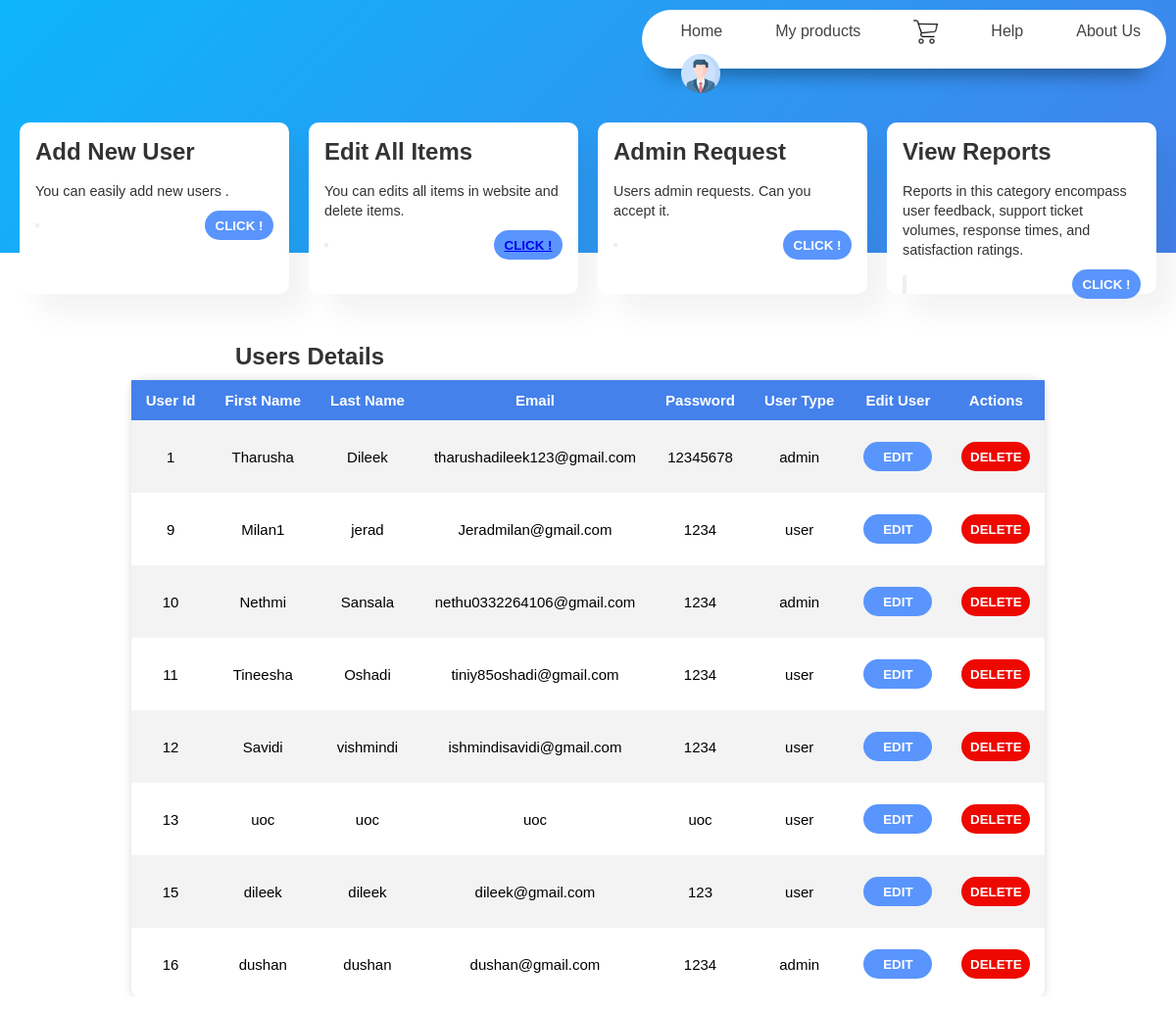
The app's page /admin.php with its own data.
### tables this page shows
CREATE TABLE `users` (
  `userId` int(6) NOT NULL,
  `firstName` varchar(32) NOT NULL,
  `lastName` varchar(32) NOT NULL,
  `email` varchar(64) NOT NULL,
  `password` varchar(128) NOT NULL,
  `userType` enum('user','admin') NOT NULL,
  `profilePic` varchar(128) DEFAULT NULL,
  `address` varchar(128) DEFAULT NULL,
  `mobileNumber` int(10) DEFAULT NULL,
  `bankAccount` varchar(32) DEFAULT NULL
);

### admin.php (the view, shortened to what this page needs)
<?php
include "header.php";
?>
<div class="bghead"></div>
  <div class="card-pannel">
    <div class="feature-card">
        <span class="title-card">Add New User</span>
        <p class="description">You can easily add new users . </p>
        <div class="actions">
            <button class="pref">
            </button>
            <button class="accept">
                Click !
            </button>
        </div>
    </div>
    <div class="feature-card">
        <span class="title-card">Edit All Items</span>
        <p class="description">You can edits all items in website and delete items. </p>
        <div class="actions">
            <button class="pref">
            </button>
            <button class="accept">
              <a href="allitems.php">Click !</a>
            </button>
        </div>
    </div>
    <div class="feature-card">
        <span class="title-card">Admin Request</span>
        <p class="description">Users admin requests. Can you accept it. </p>
        <div class="actions">
            <button class="pref">
            </button>
            <button class="accept">
              Click !
            </button>
        </div>
    </div>
    <div class="feature-card">
        <span class="title-card">View Reports</span>
        <p class="description"> Reports in this category encompass user feedback, support ticket volumes, response times, and satisfaction ratings. </p>
        <div class="actions">
            <button class="pref">
            </button>
            <button class="accept">
              Click !
            </button>
        </div>
    </div>
  </div>
  <div class="table-title">Users Details</div>
<?php
include "includes/php/connection.php";
$sql = "SELECT * FROM users ";
echo '<form method="post">';
echo '<table class="userinfo" border="0" cellspacing="2" cellpadding="2" style="border-radius: 15px;">
      <tr class="tablehead">
          <td> <font face="Arial">User Id</font> </td>
          <td> <font face="Arial">First Name</font> </td>
          <td> <font face="Arial">Last Name</font> </td>
          <td> <font face="Arial">Email</font> </td>
          <td> <font face="Arial">Password</font> </td>
          <td> <font face="Arial">User Type</font> </td>
          <td> <font face="Arial">Edit User</font> </td>
          <td> <font face="Arial">Actions</font> </td>
      </tr>';
if ($result = $conn->query($sql)) {
    while ($row = $result->fetch_assoc()) {
        $field1name = $row["userId"];
        $field2name = $row["firstName"];
        $field3name = $row["lastName"];
        $field4name = $row["email"];
        $field5name = $row["password"];
        $field6name = $row["userType"];
        echo '<tr>
                  <td>'.$field1name.'</td>
                  <td>'.$field2name.'</td>
                  <td>'.$field3name.'</td>
                  <td>'.$field4name.'</td>
                  <td>'.$field5name.'</td>
                  <td>'.$field6name.'</td>
                  <form method="post" action="edituser.php">
                    <input type="hidden" name="edit_id" value="'.$field1name.'">
                    <td><button type="submit" name="edit" class="edit-button">Edit</button></td>
                    </form>
                  <td><button type="submit" name="delete_user" class="delete-button" value="'.$field1name.'">Delete</button></td>
              </tr>';
    }
}
echo '</table>';
echo '</form>';
?>
<?php
include "footer.php";
?>

### includes/Css/style1.css (style rules this page uses)
* { margin: 0; padding: 0; box-sizing: border-box; font-family: 'poppins' sans-serif; }
.bghead { content: ""; position: fixed; height: 50%; width: 100%; top: 0; left: 0; transform: translateY(-50%); background-image: linear-gradient(-45deg, #4481eb 0%, #04befe 100%); transition: 1.8s ease-in-out; z-index: -5; }
.card-pannel { display: flex; flex-direction: row; padding-top: 125px; padding-left: 20px; justify-content: center; }
.feature-card { max-width: 320px; padding: 1rem; background-color: #fff; border-radius: 10px; box-shadow: 20px 20px 30px rgba(0, 0, 0, .05); height: 175px; width: 375px; margin-right: 20px; }
.title-card { font-weight: 800; color: #333; font-size: 0.9em; font-family: "Poppins", sans-serif; }
.description { margin-top: 1rem; font-size: 0.875rem; line-height: 1.25rem; color: #333; font-size: 0.9em; font-family: "Poppins", sans-serif; }
.actions { display: flex; align-items: center; justify-content: space-between; -moz-column-gap: 1rem; column-gap: 1rem; flex-shrink: 0; }
.accept { width: 70px; background-color: #5995fd; border: none; outline: none; height: 30px; border-radius: 25px; color: #fff; text-transform: uppercase; font-weight: 600; margin: 10px 0; cursor: pointer; transition: 0.5s; }
.title-card { font-weight: 600; color: #333; font-size: 1.5em; font-family: "Poppins", sans-serif; }
.table-title { font-weight: 600; color: #333; font-size: 1.5em; font-family: "Poppins", sans-serif; margin-left: 20%; margin-top: 50px; }
.userinfo { border-collapse: collapse; font-size: 0.9em; font-family: "Poppins", sans-serif; margin: 10px auto; min-width: 400px; text-align: center; box-shadow: 0 0 10px rgba(0, 0, 0, 0.15); }
.userinfo .tablehead { background-color: #4481eb; color: #ffffff; text-align: center; font-weight: 600; font-size: 15px; border-radius: 10px; }
.userinfo th, .userinfo td { padding: 12px 15px; font-size: 15px; }
.userinfo tbody tr:nth-of-type(even) { background-color: #f3f3f3; }
.userinfo tbody tr:last-of-type { border-bottom: 1px solid #dddddd; }
.delete-button { width: 70px; background-color: #ED0800; border: none; outline: none; height: 30px; border-radius: 25px; color: #fff; text-transform: uppercase; font-weight: 600; margin: 10px 0; cursor: pointer; transition: 0.5s; }
.edit-button { width: 70px; background-color: #5995fd; border: none; outline: none; height: 30px; border-radius: 25px; color: #fff; text-transform: uppercase; font-weight: 600; margin: 10px 0; cursor: pointer; transition: 0.5s; }

### header.php (style rules this page uses)
form { display: flex; flex-direction: column; padding: 0rem 5rem; transition: all 0.2s 0.7s; overflow: hidden; grid-column: 1 / 2; grid-row: 1 / 2; }
.fname,.lname, { display: block; font-weight: bold; }

### records on screen
users: userId "1", firstName "Tharusha", lastName "Dileek", email "tharushadileek123@gmail.com", password "12345678", userType "admin"
users: userId "9", firstName "Milan1", lastName "jerad", email "Jeradmilan@gmail.com", password "1234", userType "user"
users: userId "10", firstName "Nethmi", lastName "Sansala", email "nethu0332264106@gmail.com", password "1234", userType "admin"
users: userId "11", firstName "Tineesha", lastName "Oshadi", email "tiniy85oshadi@gmail.com", password "1234", userType "user"
users: userId "12", firstName "Savidi", lastName "vishmindi", email "ishmindisavidi@gmail.com", password "1234", userType "user"
users: userId "13", firstName "uoc", lastName "uoc", email "uoc", password "uoc", userType "user"
users: userId "15", firstName "dileek", lastName "dileek", email "dileek@gmail.com", password "123", userType "user"
users: userId "16", firstName "dushan", lastName "dushan", email "dushan@gmail.com", password "1234", userType "admin"
